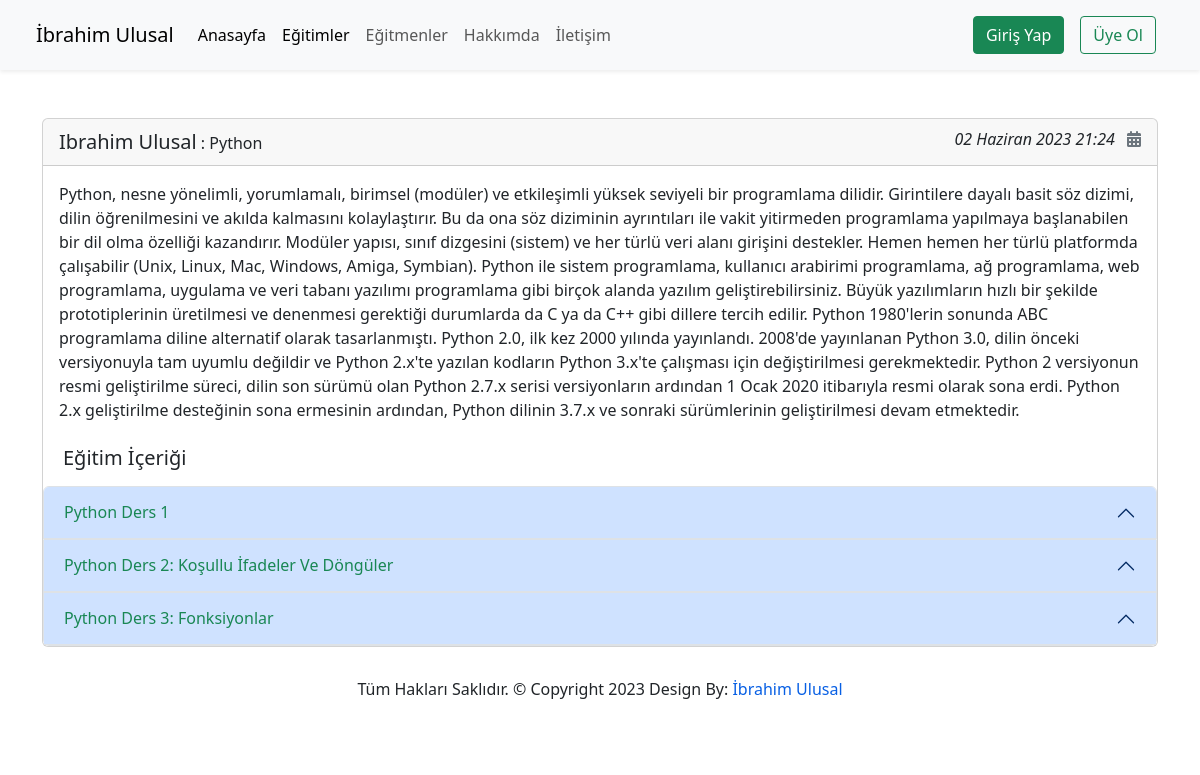
The page /courses/python/4 on the database its author committed.
### courses/Models/Course.py (models this page shows, shortened)
class Course(models.Model):
    title = models.CharField(max_length=50,help_text="Course Adı ile aynı olsun!")
    name = models.ForeignKey(CourseName,on_delete=models.CASCADE)
    category = models.ManyToManyField(Category,blank=True,null=True)
    teachers = models.ForeignKey(Teacher,on_delete=models.CASCADE,blank=True,null=True)
    students = models.ManyToManyField(User,null=True,blank=True,related_name='courses_joined')
    description = models.TextField()
    image = models.ImageField(upload_to='courses/%Y-%m/%d/',blank=True,null=True)
    isActive = models.BooleanField()
    date = models.DateTimeField(auto_now_add=True)
    slug = models.SlugField(unique=True,editable=False)
    def is_student_registered(self,student):
         return self.students.filter(id=student.id).exists() # Burada gönderilen öğrencinin kayıtlı olduğu kursları kontrol eder.

### courses/Models/Teachers.py (models this page shows, shortened)
class Teacher(models.Model):
    TeacherName = models.CharField(max_length=50)
    title = models.CharField(max_length=50)
    Description = models.TextField()
    image = models.ImageField(upload_to='teacher/%Y%m/%D',null=True,blank=True)
    date = models.DateTimeField(auto_now_add=True)
    slug = models.SlugField(unique=True,editable=False)

### courses/Models/CourseName.py (models this page shows, shortened)
class CourseName(models.Model):
    courseName = models.CharField(max_length=50)
    date = models.DateTimeField(auto_now_add=True)
    slug = models.SlugField(unique=True,editable=False)
    def __str__(self) -> str:
        return self.courseName.capitalize()

### courses/Models/CourseData.py (models this page shows, shortened)
class CourseData(models.Model):
    name = models.ForeignKey(CourseName,on_delete=models.CASCADE)
    title = models.CharField(max_length=50)
    description = RichTextUploadingField()
    date = models.DateTimeField(auto_now_add=True)
    slug = models.SlugField(unique=True,editable=False)
    isShowhome = models.BooleanField(blank=True,null=True)

### courses/views.py (the view)
# urls.py: path('<slug:courseSlug>/<int:id>',course_details,name='course-details'),
def course_details(request,courseSlug,id):
    data = Course.objects.get(slug=courseSlug,id=id)
    student = Course.objects.get(id = id)
    return render(request,'courseAppFiles/course_details.html',context={
        'data':data,
        'all_data': CourseData.objects.all().filter(name__slug = courseSlug),
        'isEnroll': student.is_student_registered(request.user),
    })

### templates/courseAppFiles/course_details.html (shortened to what this page needs)
{% extends 'partials/_base.html' %}
{% load static %}
{% block content %}
<div class="container mt-5">
    <div class="row">
        <div class="col-sm-12">
            <div class="card">
                <div class="card-header"><a href="#" class="text-decoration-none text-dark lead">{{ data.teachers.TeacherName|title }}</a> : {{ data.name|title }}
                    <span class="float-end font-weight-light" style="font-style: italic;">{{ data.date }} <i class="fa-solid fa-calendar-days ms-2 text-secondary"></i></span>
                </div>
                <div class="card-body">
                <p class="card-text">
                    {{ data.description }}
                </p>
                </div>
              <div class="row m-2">
                <div class="col">
                  <h5>Eğitim İçeriği</h5>
                </div>
                <div class="col">
                </div>
              </div>
              <div class="accordion" id="accordionPanelsStayOpenExample">
                {% for item in all_data %}
                  <div class="accordion-item">
                    <h2 class="accordion-header " id="panelsStayOpen-headingOne">
                      <button class="accordion-button text-success" type="button" data-bs-toggle="collapse" data-bs-target="#panelsStayOpen-collapseOne" aria-expanded="true" aria-controls="panelsStayOpen-collapseOne">
                        {{ item.title|title }}
                      </button>
                    </h2>
                  </div>
                {% endfor %}
              </div>
            </div>
        </div>
    </div>
</div>
{% endblock %}

### static/css/style.css (style rules this page uses)
* { margin:0; padding:0; }
:root { --main-color : rgb(27,31,36); --text-color : rgb(255,255,255); --primary-color: rgb(7,95,228); --dark-color : rgb(35,43,53); --default-text-color : rgb(0,0,0); --yellow : rgb(245,223,78); }
html { scroll-behavior: smooth; }
body { font-size: 16px; font-family: 'Poppins',sans-serif; font-weight: normal; font-style: normal; color: var(--default-text-color); }

### rows shown on the page
Course: teachers.TeacherName "Ibrahim Ulusal", name "Python", date "02 Haziran 2023 21:24", description "Python, nesne yönelimli, yorumlamalı, birimsel (modüler) ve etkileşimli yüksek seviyeli bir programlama dilidir. Girintilere dayalı basit söz dizimi, dilin öğrenilmesini ve akılda kalmasını kolaylaştırır. Bu da ona söz diziminin ayrıntıları ile vakit yitirmeden programlama yapılmaya başlanabilen bir dil olma özelliği kazandırır. Modüler yapısı, sınıf dizgesini (sistem) ve her türlü veri alanı girişini destekler. Hemen hemen her türlü platformda çalışabilir (Unix, Linux, Mac, Windows, Amiga, Symbian). Python ile sistem programlama, kullanıcı arabirimi programlama, ağ programlama, web programlama, uygulama ve veri tabanı yazılımı programlama gibi birçok alanda yazılım geliştirebilirsiniz.…"
CourseData: title "Python Ders 1"
CourseData: title "Python Ders 2: Koşullu İfadeler Ve Döngüler"
CourseData: title "Python Ders 3: Fonksiyonlar"
